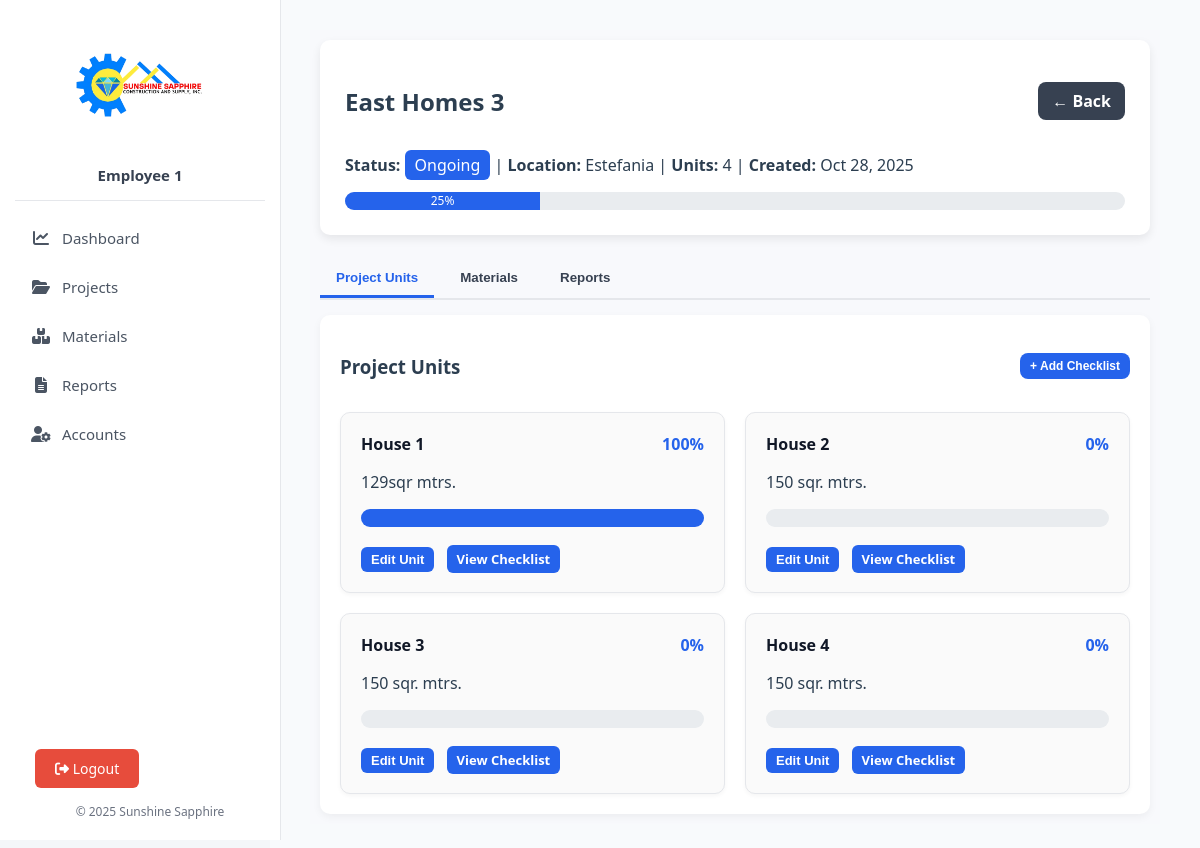
Screenshot of /modules/view_project.php?id=11 (signed in) with the database file from the repository.
### tables this page shows
CREATE TABLE `projects` (
  `id` int(11) NOT NULL,
  `name` varchar(255) NOT NULL,
  `location` varchar(255) DEFAULT NULL,
  `units` int(11) NOT NULL,
  `progress` int(11) DEFAULT 0,
  `status` enum('Ongoing','Completed','Pending') NOT NULL DEFAULT 'Pending',
  `is_deleted` tinyint(1) DEFAULT 0,
  `deleted_at` datetime DEFAULT NULL,
  `created_at` timestamp NOT NULL DEFAULT current_timestamp(),
  `folder_path` varchar(255) DEFAULT NULL
);

CREATE TABLE `project_units` (
  `id` int(11) NOT NULL,
  `project_id` int(11) NOT NULL,
  `name` varchar(100) NOT NULL,
  `description` text DEFAULT NULL,
  `progress` int(11) DEFAULT 0,
  `created_at` datetime DEFAULT current_timestamp()
);

### modules/view_project.php (the view, shortened to what this page needs)
<?php
try {
require_once '../includes/db.php';
$project_id = intval($_GET['id']);
$stmt = $conn->prepare("SELECT * FROM projects WHERE id = ?");
$stmt->bind_param("i", $project_id);
$stmt->execute();
$project = $stmt->get_result()->fetch_assoc();
$units_stmt = $conn->prepare("
    SELECT pu.id, pu.name, pu.description, pu.progress,
           (SELECT COUNT(*) FROM project_checklists pc WHERE pc.unit_id = pu.id) as total_items,
           (SELECT COUNT(*) FROM project_checklists pc WHERE pc.unit_id = pu.id AND pc.is_completed = 1) as completed_items
    FROM project_units pu
    WHERE pu.project_id = ?
");
$units_stmt->bind_param("i", $project_id);
$units_stmt->execute();
$units_result = $units_stmt->get_result();
$units = [];
while ($row = $units_result->fetch_assoc()) {
    $total = (int)$row['total_items'];
    $completed = (int)$row['completed_items'];
    $row['calculated_progress'] = $total > 0 ? round(($completed / $total) * 100) : 0;
    $row['progress'] = $row['calculated_progress'];
    $units[] = $row;
}
$total_units = count($units);
$total_progress = array_sum(array_column($units, 'progress'));
$overall_progress = $total_units > 0 ? round($total_progress / $total_units) : 0;
include '../includes/header.php';
?>
<div class="main-content-wrapper">
  <div class="project-header-card">
    <div class="header-row">
      <h2><?= htmlspecialchars($project['name']); ?></h2>
      <a href="../uploads/projects.php" class="btn-back">← Back</a>
    </div>
    <p><strong>Status:</strong>
      <span class="status <?= strtolower($project['status']); ?>"><?= htmlspecialchars($project['status']); ?></span> |
      <strong>Location:</strong> <?= htmlspecialchars($project['location']); ?> |
      <strong>Units:</strong> <?= $project['units']; ?> |
      <strong>Created:</strong> <?= date('M d, Y', strtotime($project['created_at'])); ?>
    </p>
    <div class="progress-container">
      <div class="progress-bar" style="width: <?= $overall_progress; ?>%;"><?= $overall_progress; ?>%</div>
    </div>
  </div>
  <div class="tab-container">
    <button class="tab-btn active" onclick="openTab('units')">Project Units</button>
    <button class="tab-btn" onclick="openTab('materials')">Materials</button>
    <button class="tab-btn" onclick="openTab('reports')">Reports</button>
  </div>
  <div id="units" class="tab-content active">
    <div class="tab-header">
      <h3>Project Units</h3>
      <button class="btn btn-primary" onclick="toggleChecklistOverlay(true)">+ Add Checklist</button>
    </div>
    <?php if (!empty($units)): ?>
      <div class="unit-grid">
        <?php foreach ($units as $unit): ?>
          <div class="unit-card">
            <h4><?= htmlspecialchars($unit['name']); ?>
              <span class="unit-progress"><?= $unit['progress']; ?>%</span>
            </h4>
            <p><?= !empty($unit['description']) ? htmlspecialchars($unit['description']) : "No description provided."; ?></p>
            <div class="progress-container small">
              <div class="progress-bar" style="width: <?= $unit['progress']; ?>%;"></div>
            </div>
            <div class="unit-actions">
              <button type="button" class="btn-view" onclick="openEditUnitOverlay(<?= $unit['id']; ?>, '<?= htmlspecialchars(addslashes($unit['name']), ENT_QUOTES); ?>', '<?= htmlspecialchars(addslashes($unit['description'] ?? ''), ENT_QUOTES); ?>')">Edit Unit</button>
              <a href="../checklist/view_checklist.php?unit_id=<?= $unit['id']; ?>&project_id=<?= $project_id; ?>" class="btn-view">View Checklist</a>
            </div>
          </div>
        <?php endforeach; ?>
      </div>
    <?php else: ?>
      <p style="color:#888;">No units found for this project.</p>
    <?php endif; ?>
  </div>
</div>
<?php include '../includes/footer.php'; ?>
<?php
} catch (Exception $e) {
    echo '<div style="background:#f8d7da; color:#721c24; padding:20px; border:1px solid #f5c6cb; border-radius:8px; margin:50px auto; max-width:600px;">';
    echo '<h2>Fatal Error Encountered</h2>';
    echo '<p>There was an unhandled exception that stopped the page from loading.</p>';
    echo '<p><strong>Message:</strong> ' . htmlspecialchars($e->getMessage()) . '</p>';
    echo '<p><strong>File:</strong> ' . htmlspecialchars($e->getFile()) . '</p>';
    echo '<p><strong>Line:</strong> ' . htmlspecialchars($e->getLine()) . '</p>';
    echo '</div>';
    exit;
}
?>

### includes/header.php (style rules this page uses)
body { margin: 0; font-family: "Segoe UI", sans-serif; background-color: #f4f6f9; color: #2c3e50; }

### modules/view_project.php (style rules this page uses)
.main-content-wrapper { padding: 10px; background: #f8f9fc; }
.project-header-card { background: #fff; padding: 25px; border-radius: 10px; box-shadow: 0 4px 10px rgba(0,0,0,0.08); margin-bottom: 25px; }
.header-row { display: flex; justify-content: space-between; align-items: center; }
.btn-back { background: #374151; color: #fff; text-decoration: none; padding: 8px 14px; border-radius: 8px; font-weight: 600; transition: background 0.2s ease; background-color: #374151 !important; color: #fff !important; }
.status.ongoing { background: #2563eb; color:#fff; padding:4px 10px; border-radius:6px; }
.progress-container { width: 100%; height: 18px; background: #e9ecef; border-radius: 10px; margin-top: 10px; overflow: hidden; }
.progress-bar { height: 100%; text-align: center; color: #fff; background: #2563eb; font-size: 12px; line-height: 18px; transition: width 0.4s ease; }
.tab-container { display: flex; gap: 10px; border-bottom: 2px solid #e5e7eb; margin-bottom: 15px; }
.tab-btn { background: none; border: none; padding: 10px 16px; cursor: pointer; font-weight: 600; color: #374151; border-bottom: 3px solid transparent; }
.tab-btn.active { border-bottom-color: #2563eb; color: #2563eb; }
.tab-content { display: none; background: #fff; padding: 20px; border-radius: 10px; box-shadow: 0 3px 8px rgba(0,0,0,0.05); }
.tab-content.active { display: block; }
.tab-header { display: flex; justify-content: space-between; align-items: center; margin-bottom: 15px; }
.unit-grid { display: grid; grid-template-columns: repeat(auto-fill, minmax(280px, 1fr)); gap: 20px; }
.unit-card { background: #fafafa; border: 1px solid #e5e7eb; border-radius: 10px; padding: 20px; box-shadow: 0 2px 4px rgba(0,0,0,0.04); }
.unit-card h4 { margin: 0 0 8px; color: #111827; }
.unit-progress { float: right; color: #2563eb; font-weight: bold; }
.unit-actions { margin-top: 20px; }
.btn, .btn-primary, .btn-edit, .btn-delete, .btn-view, .btn-back { text-decoration: none !important; color: inherit; }
.btn-view { background: #2563eb !important; color: #fff !important; padding: 8px 14px; border-radius: 8px; font-weight: 600; transition: background 0.2s ease; margin-right: 8px; border: none; cursor: pointer; }
.btn-primary { background: #2563eb; color: #fff; padding: 9px 16px; border: none; border-radius: 8px; font-weight: 600; cursor: pointer; transition: background 0.2s ease; font-size: 12px; }
.tab-header .btn-primary { padding: 6px 10px; border-radius: 8px; font-weight: 700; }
.btn-view, .btn-edit, .btn-delete { padding: 5px 10px; font-size: 13px; border-radius: 6px; font-weight: 600; text-decoration: none; color: #fff; }

### rows the page displays
projects: name "East Homes 3", status "Ongoing", location "Estefania", units "4", created_at "Oct 28, 2025"
project_units: name "House 1", progress "100", description "129sqr mtrs."
project_units: name "House 2", progress "0", description "150 sqr. mtrs."
project_units: name "House 3", progress "0", description "150 sqr. mtrs."
project_units: name "House 4", progress "0", description "150 sqr. mtrs."

### other values shown
$_SESSION['display_name'] "Employee 1"
$overall_progress "25"
